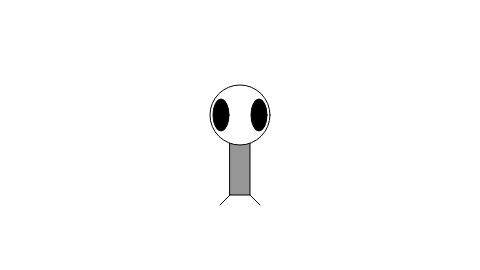
Frame 1 (no input)
Frame 60 (no input): identical to frame 1, image omitted
Frame 120 (the mouse pressed at the canvas centre since frame 60): identical to frame 1, image omitted

The p5.js sketch that drew this single still picture (run headless with seeded random() and noise() and a simulated clock; from frame 60 on, the mouse is pressed at the canvas centre):

// p5.js sketch
// ── sketch.js
// Learning Processing
// Daniel Shiffman
// http://www.learningprocessing.com

// Example 1-5: Zoog
function setup() {
    createCanvas(480, 270);
    ellipseMode(CENTER);
    rectMode(CENTER); 
  }
  
  function draw() {
    // console.log(mouseX, mouseY);
    background(255);
  
    // Body
    stroke(0);
    fill(150);
    rect(240, 145, 20, 100);
  
    // Head
    fill(255);
    ellipse(240, 115, 60, 60); 
  
    // Eyes
    fill(0); 
    ellipse(221, 115, 16, 32); 
    ellipse(259, 115, 16, 32);
  
    // Legs
    stroke(0);
    line(230, 195, 220, 205);
    line(250, 195, 260, 205); 
  }
